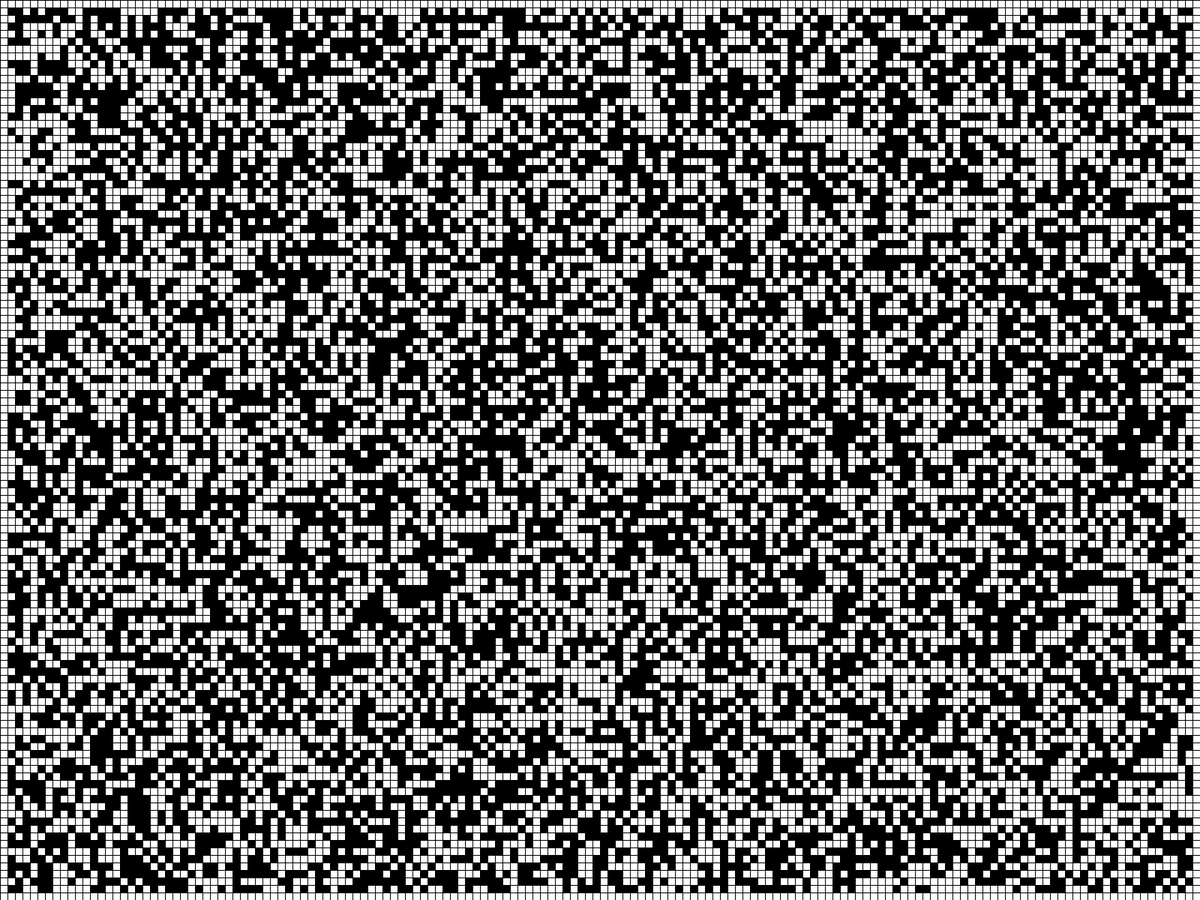
Frame 1 (no input)
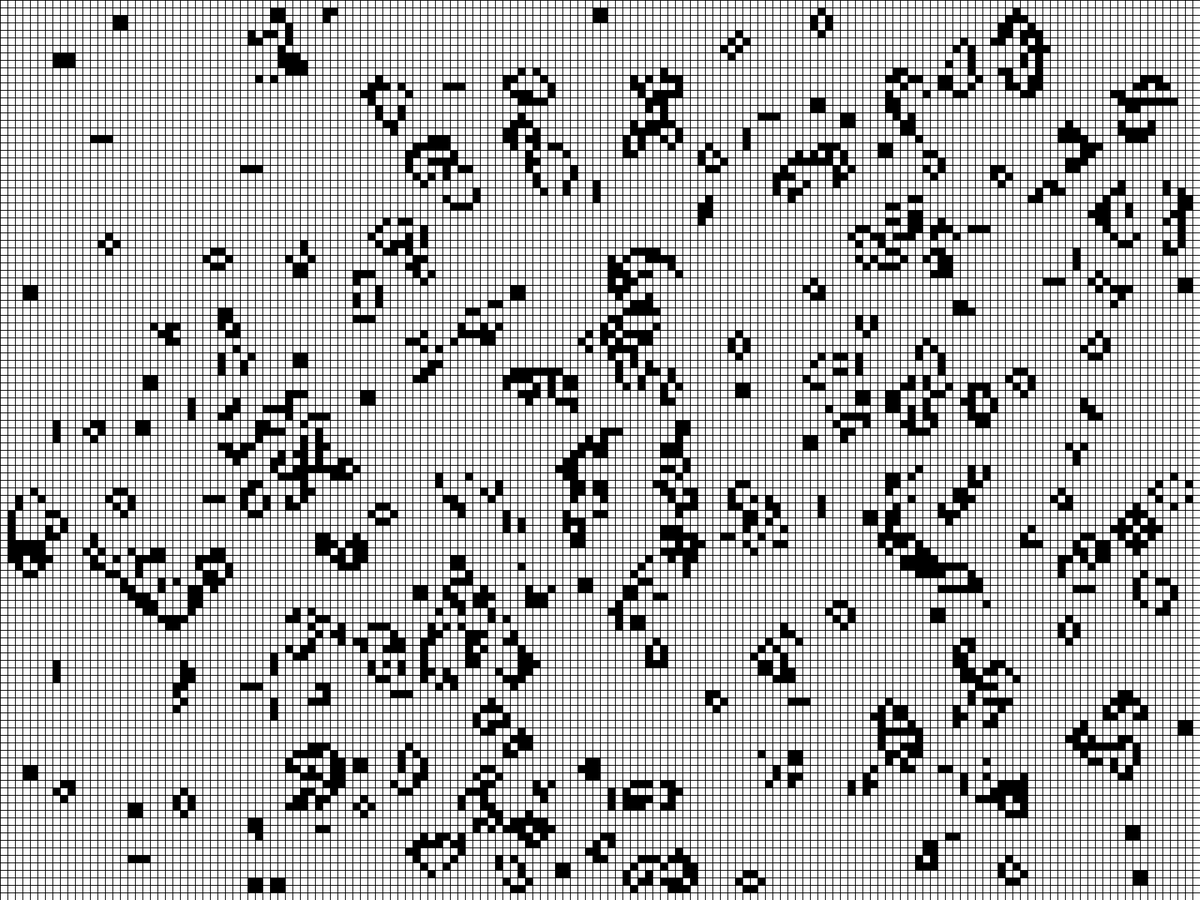
Frame 60 (the mouse pressed at the canvas centre just before this capture)
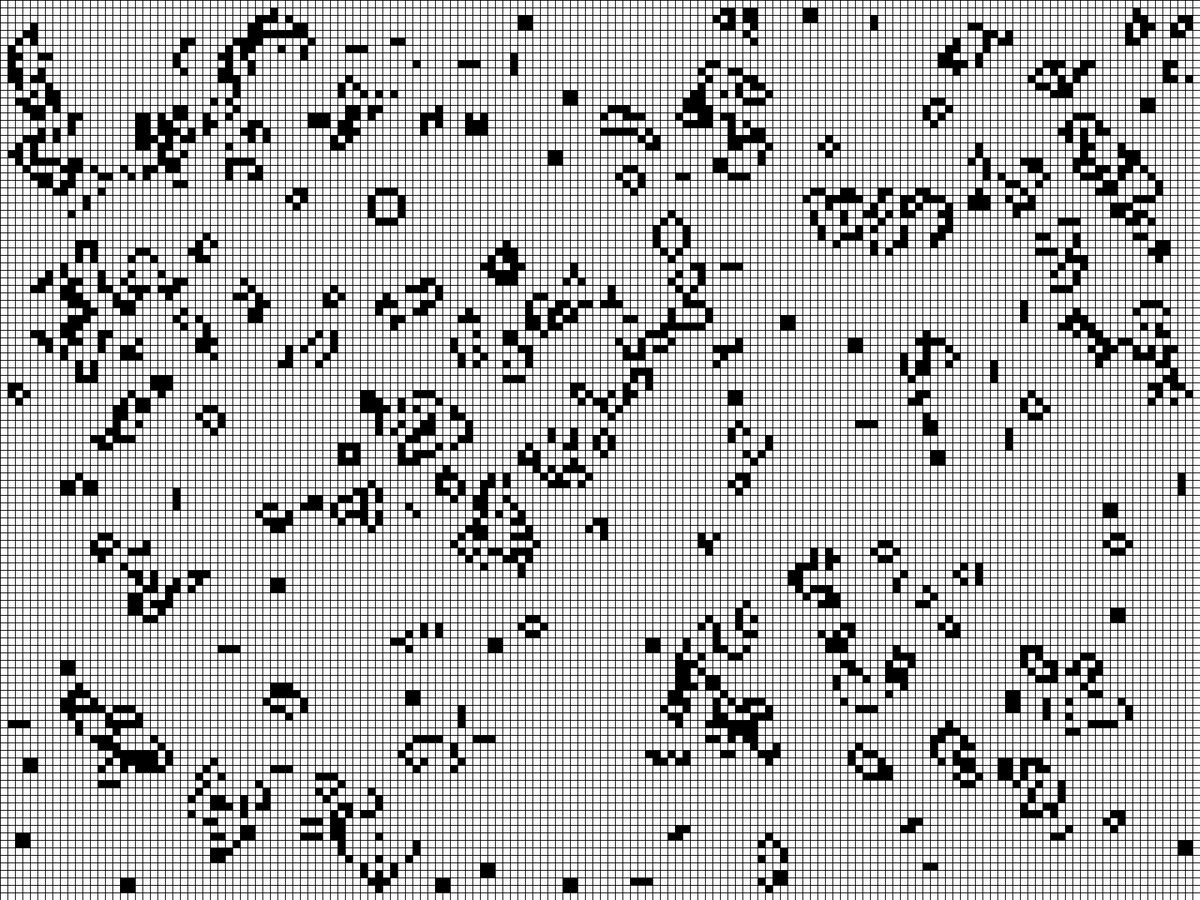
Frame 120 (the mouse held since frame 60 and released just before this capture)

The Processing sketch that drew these frames (run headless with seeded random() and noise(); from frame 60 on, the mouse is pressed at the canvas centre):

// Processing sketch: the_game_of_life
// ── the_game_of_life.pde

GOL gol;

void setup(){
  fullScreen();
  gol= new GOL(10);
}

void draw(){
  background(255);
  
  gol.display();
  gol.generate();
}

void mousePressed(){
  gol.init();
}

// ── GOL.pde
class GOL {

  private int resolution;
  private int cols, rows;
  private int neighbors;
  private int[][] grid;
  private int[][] next;

  GOL(int rez) {
    resolution= rez;
    cols= width/resolution;
    rows= height/resolution;
    grid= new int[cols][rows];
    init();
  }

  void init() {
    
    for (int i=0; i<cols; i++) {
      for (int j=0; j<rows; j++) {
        grid[i][j]= 0;
      }
    }

    for (int i=1; i<cols-1; i++) {
      for (int j=1; j<rows-1; j++) {
        grid[i][j]= int(random(2));
      }
    }
  }

  void generate() {

    next= new int[cols][rows];

    for (int x=1; x<cols-1; x++) {
      for (int y=1; y<rows-1; y++) {

        neighbors=0;

        for (int i=-1; i<=1; i++) {
          for (int j=-1; j<=1; j++) {

            neighbors+= grid[x+i][y+j];
          }
        }

        neighbors-= grid[x][y];

        if      ((neighbors <  2) && (grid[x][y] == 1)) next[x][y]= 0;   // Death
        else if ((neighbors >  3) && (grid[x][y] == 1)) next[x][y]= 0;   // Death
        else if ((neighbors == 3) && (grid[x][y] == 0)) next[x][y]= 1;   // Birth
        else                                            next[x][y]= grid[x][y];   // Remain
      }
    }

    grid= next;
  }

  void display() {
    stroke(0);
    for (int i=0; i<cols; i++) {
      for (int j=0; j<rows; j++) {
        if (grid[i][j] == 1) fill(0);
        else fill(255);
        rect(i*resolution, j*resolution, resolution, resolution);
      }
    }
  }
}
